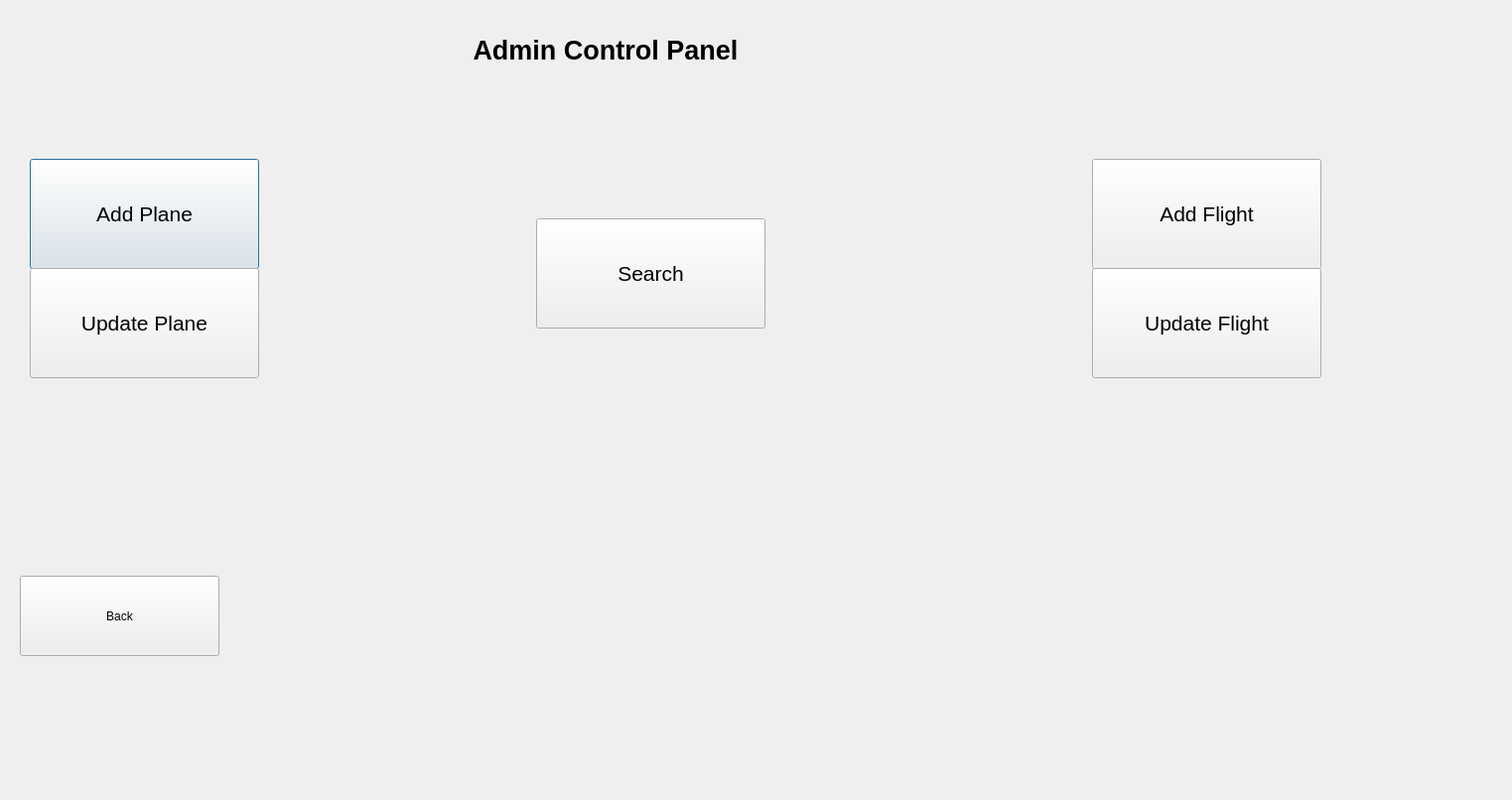
<?xml version="1.0" encoding="UTF-8"?>
<ui version="4.0">
 <class>Adminmenu</class>
 <widget class="QDialog" name="Adminmenu">
  <property name="geometry">
   <rect>
    <x>0</x>
    <y>0</y>
    <width>1523</width>
    <height>806</height>
   </rect>
  </property>
  <property name="windowTitle">
   <string>Dialog</string>
  </property>
  <widget class="QStackedWidget" name="stackedWidget">
   <property name="geometry">
    <rect>
     <x>-50</x>
     <y>0</y>
     <width>1411</width>
     <height>551</height>
    </rect>
   </property>
   <property name="font">
    <font>
     <pointsize>16</pointsize>
    </font>
   </property>
   <property name="currentIndex">
    <number>0</number>
   </property>
   <widget class="QWidget" name="page">
    <widget class="QLabel" name="label">
     <property name="geometry">
      <rect>
       <x>520</x>
       <y>0</y>
       <width>431</width>
       <height>101</height>
      </rect>
     </property>
     <property name="font">
      <font>
       <pointsize>20</pointsize>
       <bold>true</bold>
      </font>
     </property>
     <property name="text">
      <string> Admin Control Panel</string>
     </property>
    </widget>
    <widget class="QPushButton" name="pushButton_addplane">
     <property name="geometry">
      <rect>
       <x>80</x>
       <y>160</y>
       <width>231</width>
       <height>111</height>
      </rect>
     </property>
     <property name="text">
      <string>Add Plane</string>
     </property>
    </widget>
    <widget class="QPushButton" name="pushButton_updateflight">
     <property name="geometry">
      <rect>
       <x>1150</x>
       <y>270</y>
       <width>231</width>
       <height>111</height>
      </rect>
     </property>
     <property name="text">
      <string>Update Flight</string>
     </property>
    </widget>
    <widget class="QPushButton" name="pushButton_searchadmin">
     <property name="geometry">
      <rect>
       <x>590</x>
       <y>220</y>
       <width>231</width>
       <height>111</height>
      </rect>
     </property>
     <property name="text">
      <string>Search</string>
     </property>
    </widget>
    <widget class="QPushButton" name="pushButton_addflight">
     <property name="geometry">
      <rect>
       <x>1150</x>
       <y>160</y>
       <width>231</width>
       <height>111</height>
      </rect>
     </property>
     <property name="text">
      <string>Add Flight</string>
     </property>
    </widget>
    <widget class="QPushButton" name="pushButton_updateplane">
     <property name="geometry">
      <rect>
       <x>80</x>
       <y>270</y>
       <width>231</width>
       <height>111</height>
      </rect>
     </property>
     <property name="text">
      <string>Update Plane</string>
     </property>
    </widget>
   </widget>
   <widget class="QWidget" name="page_2">
    <widget class="QLabel" name="label_2">
     <property name="geometry">
      <rect>
       <x>580</x>
       <y>-40</y>
       <width>381</width>
       <height>161</height>
      </rect>
     </property>
     <property name="font">
      <font>
       <pointsize>24</pointsize>
       <italic>true</italic>
       <bold>true</bold>
      </font>
     </property>
     <property name="text">
      <string>Add Plane</string>
     </property>
    </widget>
    <widget class="QLineEdit" name="lineModel">
     <property name="geometry">
      <rect>
       <x>570</x>
       <y>130</y>
       <width>210</width>
       <height>44</height>
      </rect>
     </property>
    </widget>
    <widget class="QLineEdit" name="lineRows">
     <property name="geometry">
      <rect>
       <x>570</x>
       <y>260</y>
       <width>210</width>
       <height>44</height>
      </rect>
     </property>
    </widget>
    <widget class="QLineEdit" name="lineCode">
     <property name="geometry">
      <rect>
       <x>570</x>
       <y>200</y>
       <width>210</width>
       <height>44</height>
      </rect>
     </property>
    </widget>
    <widget class="QLineEdit" name="lineSeats">
     <property name="geometry">
      <rect>
       <x>570</x>
       <y>320</y>
       <width>210</width>
       <height>44</height>
      </rect>
     </property>
    </widget>
    <widget class="QPushButton" name="pushButton_addplane_2">
     <property name="geometry">
      <rect>
       <x>580</x>
       <y>410</y>
       <width>181</width>
       <height>81</height>
      </rect>
     </property>
     <property name="text">
      <string>Add</string>
     </property>
    </widget>
    <widget class="QLabel" name="label_7">
     <property name="geometry">
      <rect>
       <x>460</x>
       <y>110</y>
       <width>131</width>
       <height>81</height>
      </rect>
     </property>
     <property name="font">
      <font>
       <pointsize>20</pointsize>
      </font>
     </property>
     <property name="text">
      <string>Model:</string>
     </property>
    </widget>
    <widget class="QLabel" name="label_8">
     <property name="geometry">
      <rect>
       <x>480</x>
       <y>180</y>
       <width>131</width>
       <height>81</height>
      </rect>
     </property>
     <property name="font">
      <font>
       <pointsize>20</pointsize>
      </font>
     </property>
     <property name="text">
      <string>Code:</string>
     </property>
    </widget>
    <widget class="QLabel" name="label_9">
     <property name="geometry">
      <rect>
       <x>480</x>
       <y>240</y>
       <width>131</width>
       <height>81</height>
      </rect>
     </property>
     <property name="font">
      <font>
       <pointsize>20</pointsize>
      </font>
     </property>
     <property name="text">
      <string>Rows:</string>
     </property>
    </widget>
    <widget class="QLabel" name="label_10">
     <property name="geometry">
      <rect>
       <x>470</x>
       <y>300</y>
       <width>131</width>
       <height>81</height>
      </rect>
     </property>
     <property name="font">
      <font>
       <pointsize>20</pointsize>
      </font>
     </property>
     <property name="text">
      <string>Seats:</string>
     </property>
    </widget>
   </widget>
   <widget class="QWidget" name="page_3">
    <widget class="QLabel" name="label_3">
     <property name="geometry">
      <rect>
       <x>560</x>
       <y>-60</y>
       <width>371</width>
       <height>191</height>
      </rect>
     </property>
     <property name="font">
      <font>
       <pointsize>24</pointsize>
       <bold>true</bold>
      </font>
     </property>
     <property name="text">
      <string>Update Plane</string>
     </property>
    </widget>
    <widget class="QLineEdit" name="lineSearchCode">
     <property name="geometry">
      <rect>
       <x>590</x>
       <y>120</y>
       <width>210</width>
       <height>44</height>
      </rect>
     </property>
    </widget>
    <widget class="QLineEdit" name="lineModelupdate">
     <property name="geometry">
      <rect>
       <x>590</x>
       <y>250</y>
       <width>210</width>
       <height>44</height>
      </rect>
     </property>
    </widget>
    <widget class="QLineEdit" name="lineRowsupdate">
     <property name="geometry">
      <rect>
       <x>590</x>
       <y>300</y>
       <width>210</width>
       <height>44</height>
      </rect>
     </property>
    </widget>
    <widget class="QLineEdit" name="lineSeatsupdate">
     <property name="geometry">
      <rect>
       <x>590</x>
       <y>350</y>
       <width>210</width>
       <height>44</height>
      </rect>
     </property>
    </widget>
    <widget class="QLabel" name="label_11">
     <property name="geometry">
      <rect>
       <x>380</x>
       <y>80</y>
       <width>211</width>
       <height>111</height>
      </rect>
     </property>
     <property name="font">
      <font>
       <pointsize>20</pointsize>
       <bold>true</bold>
      </font>
     </property>
     <property name="text">
      <string>Search Code:</string>
     </property>
    </widget>
    <widget class="QLabel" name="label_12">
     <property name="geometry">
      <rect>
       <x>490</x>
       <y>260</y>
       <width>211</width>
       <height>111</height>
      </rect>
     </property>
     <property name="font">
      <font>
       <pointsize>20</pointsize>
       <bold>true</bold>
      </font>
     </property>
     <property name="text">
      <string>Rows:</string>
     </property>
    </widget>
    <widget class="QLabel" name="label_13">
     <property name="geometry">
      <rect>
       <x>490</x>
       <y>310</y>
       <width>211</width>
       <height>111</height>
      </rect>
     </property>
     <property name="font">
      <font>
       <pointsize>20</pointsize>
       <bold>true</bold>
      </font>
     </property>
     <property name="text">
      <string>Seats:</string>
     </property>
    </widget>
    <widget class="QLabel" name="label_14">
     <property name="geometry">
      <rect>
       <x>480</x>
       <y>210</y>
       <width>211</width>
       <height>111</height>
      </rect>
     </property>
     <property name="font">
      <font>
       <pointsize>20</pointsize>
       <bold>true</bold>
      </font>
     </property>
     <property name="text">
      <string>Model:</string>
     </property>
    </widget>
    <widget class="QPushButton" name="pushButton_updateplane_2">
     <property name="geometry">
      <rect>
       <x>580</x>
       <y>430</y>
       <width>201</width>
       <height>81</height>
      </rect>
     </property>
     <property name="text">
      <string>Update</string>
     </property>
    </widget>
    <widget class="QPushButton" name="pushButton_searchcode">
     <property name="geometry">
      <rect>
       <x>810</x>
       <y>110</y>
       <width>141</width>
       <height>61</height>
      </rect>
     </property>
     <property name="text">
      <string>Search</string>
     </property>
    </widget>
   </widget>
   <widget class="QWidget" name="page_4">
    <widget class="QLabel" name="label_4">
     <property name="geometry">
      <rect>
       <x>590</x>
       <y>-60</y>
       <width>391</width>
       <height>171</height>
      </rect>
     </property>
     <property name="font">
      <font>
       <pointsize>24</pointsize>
       <bold>true</bold>
      </font>
     </property>
     <property name="text">
      <string>Add Flight</string>
     </property>
    </widget>
    <widget class="QLineEdit" name="lineFlightNo">
     <property name="geometry">
      <rect>
       <x>750</x>
       <y>120</y>
       <width>210</width>
       <height>44</height>
      </rect>
     </property>
    </widget>
    <widget class="QLineEdit" name="lineFrom">
     <property name="geometry">
      <rect>
       <x>750</x>
       <y>160</y>
       <width>210</width>
       <height>44</height>
      </rect>
     </property>
    </widget>
    <widget class="QLineEdit" name="lineTo">
     <property name="geometry">
      <rect>
       <x>750</x>
       <y>200</y>
       <width>210</width>
       <height>44</height>
      </rect>
     </property>
    </widget>
    <widget class="QLineEdit" name="lineDate">
     <property name="geometry">
      <rect>
       <x>750</x>
       <y>240</y>
       <width>210</width>
       <height>44</height>
      </rect>
     </property>
    </widget>
    <widget class="QLineEdit" name="lineTime">
     <property name="geometry">
      <rect>
       <x>750</x>
       <y>280</y>
       <width>210</width>
       <height>44</height>
      </rect>
     </property>
    </widget>
    <widget class="QLineEdit" name="lineArrivalDate">
     <property name="geometry">
      <rect>
       <x>750</x>
       <y>320</y>
       <width>210</width>
       <height>44</height>
      </rect>
     </property>
    </widget>
    <widget class="QLineEdit" name="lineArrivalTime">
     <property name="geometry">
      <rect>
       <x>750</x>
       <y>360</y>
       <width>210</width>
       <height>44</height>
      </rect>
     </property>
    </widget>
    <widget class="QComboBox" name="comboPlane">
     <property name="geometry">
      <rect>
       <x>590</x>
       <y>410</y>
       <width>101</width>
       <height>51</height>
      </rect>
     </property>
    </widget>
    <widget class="QLabel" name="label_24">
     <property name="geometry">
      <rect>
       <x>560</x>
       <y>110</y>
       <width>181</width>
       <height>51</height>
      </rect>
     </property>
     <property name="text">
      <string>Flight Number:</string>
     </property>
    </widget>
    <widget class="QLabel" name="lineFlightNo_2">
     <property name="geometry">
      <rect>
       <x>570</x>
       <y>160</y>
       <width>181</width>
       <height>31</height>
      </rect>
     </property>
     <property name="text">
      <string>Departure City:</string>
     </property>
    </widget>
    <widget class="QLabel" name="lineFlightNo_4">
     <property name="geometry">
      <rect>
       <x>610</x>
       <y>200</y>
       <width>141</width>
       <height>31</height>
      </rect>
     </property>
     <property name="text">
      <string>Arrival City:</string>
     </property>
    </widget>
    <widget class="QLabel" name="lineFlightNo_5">
     <property name="geometry">
      <rect>
       <x>560</x>
       <y>240</y>
       <width>191</width>
       <height>41</height>
      </rect>
     </property>
     <property name="text">
      <string>Departure Date:</string>
     </property>
    </widget>
    <widget class="QLabel" name="lineFlightNo_6">
     <property name="geometry">
      <rect>
       <x>560</x>
       <y>280</y>
       <width>191</width>
       <height>41</height>
      </rect>
     </property>
     <property name="text">
      <string>Departure Time:</string>
     </property>
    </widget>
    <widget class="QLabel" name="lineFlightNo_7">
     <property name="geometry">
      <rect>
       <x>590</x>
       <y>330</y>
       <width>151</width>
       <height>31</height>
      </rect>
     </property>
     <property name="text">
      <string>Arrival Date:</string>
     </property>
    </widget>
    <widget class="QLabel" name="lineFlightNo_8">
     <property name="geometry">
      <rect>
       <x>600</x>
       <y>360</y>
       <width>151</width>
       <height>41</height>
      </rect>
     </property>
     <property name="text">
      <string>Arrival Time:</string>
     </property>
    </widget>
    <widget class="QLabel" name="lineFlightNo_9">
     <property name="geometry">
      <rect>
       <x>520</x>
       <y>410</y>
       <width>71</width>
       <height>51</height>
      </rect>
     </property>
     <property name="text">
      <string>Plane:</string>
     </property>
    </widget>
    <widget class="QPushButton" name="btnAddFlight">
     <property name="geometry">
      <rect>
       <x>810</x>
       <y>420</y>
       <width>201</width>
       <height>111</height>
      </rect>
     </property>
     <property name="text">
      <string>Add</string>
     </property>
    </widget>
   </widget>
   <widget class="QWidget" name="page_5">
    <widget class="QLabel" name="label_5">
     <property name="geometry">
      <rect>
       <x>570</x>
       <y>-90</y>
       <width>481</width>
       <height>271</height>
      </rect>
     </property>
     <property name="font">
      <font>
       <pointsize>24</pointsize>
       <bold>true</bold>
      </font>
     </property>
     <property name="text">
      <string>Update Flight</string>
     </property>
    </widget>
    <widget class="QLineEdit" name="lineSearchFlightNo">
     <property name="geometry">
      <rect>
       <x>650</x>
       <y>100</y>
       <width>210</width>
       <height>44</height>
      </rect>
     </property>
    </widget>
    <widget class="QLabel" name="label_15">
     <property name="geometry">
      <rect>
       <x>530</x>
       <y>70</y>
       <width>191</width>
       <height>91</height>
      </rect>
     </property>
     <property name="text">
      <string>Flight No:</string>
     </property>
    </widget>
    <widget class="QPushButton" name="btnFindFlight">
     <property name="geometry">
      <rect>
       <x>880</x>
       <y>100</y>
       <width>201</width>
       <height>51</height>
      </rect>
     </property>
     <property name="text">
      <string>Search Flight</string>
     </property>
    </widget>
    <widget class="QLabel" name="label_16">
     <property name="geometry">
      <rect>
       <x>570</x>
       <y>150</y>
       <width>191</width>
       <height>91</height>
      </rect>
     </property>
     <property name="text">
      <string>From:</string>
     </property>
    </widget>
    <widget class="QLineEdit" name="lineFrom_2">
     <property name="geometry">
      <rect>
       <x>640</x>
       <y>180</y>
       <width>210</width>
       <height>44</height>
      </rect>
     </property>
    </widget>
    <widget class="QLineEdit" name="lineTo_2">
     <property name="geometry">
      <rect>
       <x>640</x>
       <y>220</y>
       <width>210</width>
       <height>44</height>
      </rect>
     </property>
    </widget>
    <widget class="QLineEdit" name="lineDate_2">
     <property name="geometry">
      <rect>
       <x>640</x>
       <y>260</y>
       <width>210</width>
       <height>44</height>
      </rect>
     </property>
    </widget>
    <widget class="QLineEdit" name="lineTime_2">
     <property name="geometry">
      <rect>
       <x>640</x>
       <y>300</y>
       <width>210</width>
       <height>44</height>
      </rect>
     </property>
    </widget>
    <widget class="QLineEdit" name="lineArrivalDate_2">
     <property name="geometry">
      <rect>
       <x>640</x>
       <y>340</y>
       <width>210</width>
       <height>44</height>
      </rect>
     </property>
    </widget>
    <widget class="QLineEdit" name="lineArrivalTime_2">
     <property name="geometry">
      <rect>
       <x>640</x>
       <y>380</y>
       <width>210</width>
       <height>44</height>
      </rect>
     </property>
    </widget>
    <widget class="QLabel" name="label_17">
     <property name="geometry">
      <rect>
       <x>600</x>
       <y>190</y>
       <width>191</width>
       <height>91</height>
      </rect>
     </property>
     <property name="text">
      <string>To:</string>
     </property>
    </widget>
    <widget class="QLabel" name="label_18">
     <property name="geometry">
      <rect>
       <x>580</x>
       <y>230</y>
       <width>191</width>
       <height>91</height>
      </rect>
     </property>
     <property name="text">
      <string>Date:</string>
     </property>
    </widget>
    <widget class="QLabel" name="label_19">
     <property name="geometry">
      <rect>
       <x>570</x>
       <y>270</y>
       <width>191</width>
       <height>91</height>
      </rect>
     </property>
     <property name="text">
      <string>Time:</string>
     </property>
    </widget>
    <widget class="QLabel" name="label_20">
     <property name="geometry">
      <rect>
       <x>500</x>
       <y>350</y>
       <width>191</width>
       <height>91</height>
      </rect>
     </property>
     <property name="text">
      <string>ArrivalTime:</string>
     </property>
    </widget>
    <widget class="QLabel" name="label_21">
     <property name="geometry">
      <rect>
       <x>500</x>
       <y>310</y>
       <width>191</width>
       <height>91</height>
      </rect>
     </property>
     <property name="text">
      <string>ArrivalDate:</string>
     </property>
    </widget>
    <widget class="QComboBox" name="comboPlane_2">
     <property name="geometry">
      <rect>
       <x>600</x>
       <y>430</y>
       <width>117</width>
       <height>44</height>
      </rect>
     </property>
    </widget>
    <widget class="QLabel" name="label_22">
     <property name="geometry">
      <rect>
       <x>530</x>
       <y>420</y>
       <width>71</width>
       <height>36</height>
      </rect>
     </property>
     <property name="text">
      <string>Plane:</string>
     </property>
    </widget>
    <widget class="QPushButton" name="btnUpdateFlight">
     <property name="geometry">
      <rect>
       <x>850</x>
       <y>430</y>
       <width>201</width>
       <height>81</height>
      </rect>
     </property>
     <property name="text">
      <string>Update</string>
     </property>
    </widget>
   </widget>
   <widget class="QWidget" name="page_6">
    <widget class="QLabel" name="label_6">
     <property name="geometry">
      <rect>
       <x>560</x>
       <y>-80</y>
       <width>471</width>
       <height>211</height>
      </rect>
     </property>
     <property name="font">
      <font>
       <pointsize>24</pointsize>
       <bold>true</bold>
      </font>
     </property>
     <property name="text">
      <string>Admin Search</string>
     </property>
    </widget>
    <widget class="QComboBox" name="comboType">
     <property name="geometry">
      <rect>
       <x>400</x>
       <y>60</y>
       <width>117</width>
       <height>44</height>
      </rect>
     </property>
    </widget>
    <widget class="QLabel" name="label_23">
     <property name="geometry">
      <rect>
       <x>340</x>
       <y>50</y>
       <width>111</width>
       <height>61</height>
      </rect>
     </property>
     <property name="text">
      <string>Type:</string>
     </property>
    </widget>
    <widget class="QLineEdit" name="lineSearch">
     <property name="geometry">
      <rect>
       <x>540</x>
       <y>60</y>
       <width>210</width>
       <height>44</height>
      </rect>
     </property>
    </widget>
    <widget class="QPushButton" name="btnSearch">
     <property name="geometry">
      <rect>
       <x>760</x>
       <y>60</y>
       <width>152</width>
       <height>45</height>
      </rect>
     </property>
     <property name="text">
      <string>Search</string>
     </property>
    </widget>
    <widget class="QTableWidget" name="tableResults">
     <property name="geometry">
      <rect>
       <x>60</x>
       <y>150</y>
       <width>1341</width>
       <height>391</height>
      </rect>
     </property>
    </widget>
   </widget>
  </widget>
  <widget class="QPushButton" name="btnBack">
   <property name="geometry">
    <rect>
     <x>20</x>
     <y>580</y>
     <width>201</width>
     <height>81</height>
    </rect>
   </property>
   <property name="text">
    <string>Back</string>
   </property>
  </widget>
 </widget>
 <resources/>
 <connections/>
</ui>
